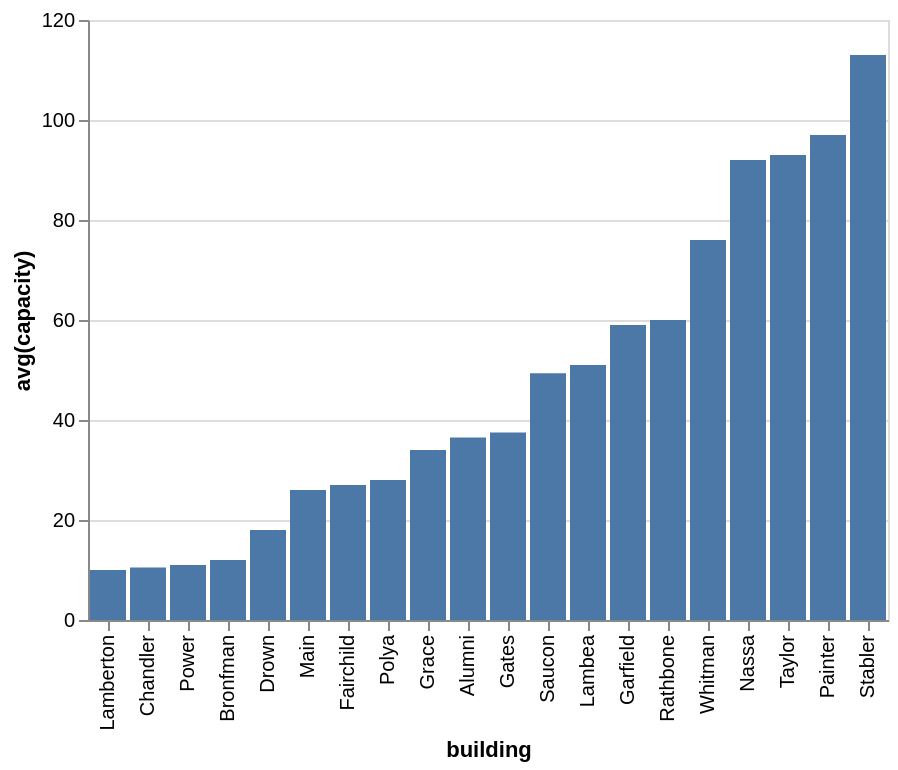

Express this chart as Vega-Lite.
### Vega-Lite specification from a JSON file in a GitHub repository (floating-point values rounded to 4 significant figures)
{"data": {"values": [{"x_data": "Lamberton", "y_data": 10}, {"x_data": "Chandler", "y_data": 10.5}, {"x_data": "Power", "y_data": 11}, {"x_data": "Bronfman", "y_data": 12}, {"x_data": "Drown", "y_data": 18}, {"x_data": "Main", "y_data": 26}, {"x_data": "Fairchild", "y_data": 27}, {"x_data": "Polya", "y_data": 28}, {"x_data": "Grace", "y_data": 34}, {"x_data": "Alumni", "y_data": 36.5}, {"x_data": "Gates", "y_data": 37.5}, {"x_data": "Saucon", "y_data": 49.33}, {"x_data": "Lambea", "y_data": 51}, {"x_data": "Garfield", "y_data": 59}, {"x_data": "Rathbone", "y_data": 60}, {"x_data": "Whitman", "y_data": 76}, {"x_data": "Nassa", "y_data": 92}, {"x_data": "Taylor", "y_data": 93}, {"x_data": "Painter", "y_data": 97}, {"x_data": "Stabler", "y_data": 113}]}, "mark": "bar", "encoding": {"x": {"field": "x_data", "type": "nominal", "title": "building", "sort": {"op": "sum", "field": "y_data", "order": "ascending"}}, "y": {"field": "y_data", "type": "quantitative", "title": "avg(capacity)"}}}
